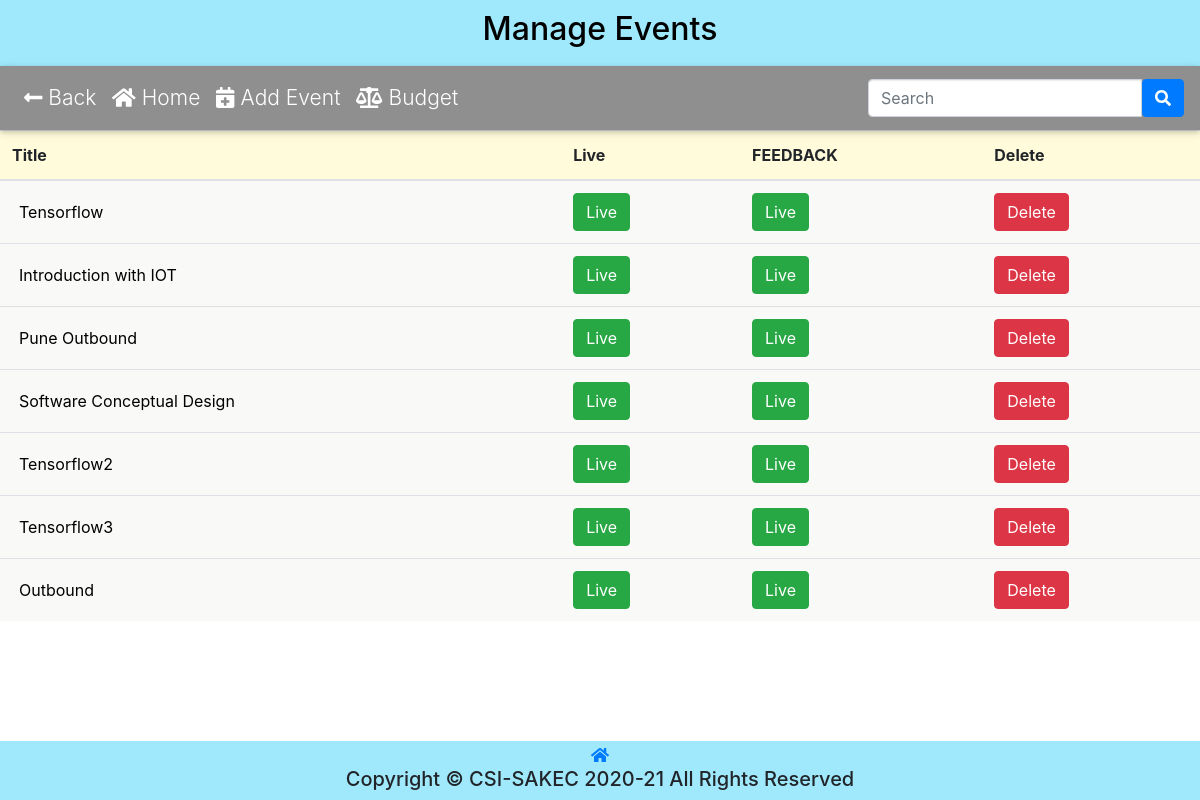
Screenshot of /Eventmanagement/eventmanagement.php (signed in) with the database file from the repository.
### tables this page shows
CREATE TABLE `csi_event` (
  `id` int(11) NOT NULL,
  `title` varchar(225) NOT NULL,
  `subtitle` varchar(255) NOT NULL,
  `banner` varchar(256) NOT NULL,
  `e_from_date` date NOT NULL,
  `e_to_date` date NOT NULL,
  `e_from_time` time NOT NULL,
  `e_to_time` time NOT NULL,
  `e_description` text NOT NULL,
  `fee_m` int(5) NOT NULL,
  `fee` int(5) NOT NULL,
  `live` tinyint(1) NOT NULL,
  `feedback` tinyint(4) NOT NULL,
  `selfie` tinyint(4) NOT NULL
);

### config.php (called while the page is built, shortened)
<?php
    $conn = mysqli_connect(DB_SERVER, DB_USERNAME, DB_PASSWORD, DB_NAME);
    function execute($sql){
        global $conn;
        return mysqli_query($conn, $sql);
    }
    function getValue($sql){
        return mysqli_fetch_assoc(execute($sql));
    }
?>

### Eventmanagement/eventmanagement.php (the view, shortened to what this page needs)
<!DOCTYPE html>
<html lang="en" xmlns="http://www.w3.org/1999/xhtml">
<head>
    <link rel="stylesheet" href="../css/membership.css?v=<?php echo time(); ?>">
    <link rel="stylesheet" href="../plugins/bootstrap-4.6.0-dist/css/bootstrap.min.css">
    <?php
    require_once "../config.php";
    $access = NULL;
    if (isset($_SESSION["role_id"])) {
        $role_id = $_SESSION["role_id"];
        $access = getValue("SELECT * FROM `csi_role` WHERE `csi_role`.`id`=$role_id");
    }
    $to_search = "";
    ?>
</head>
<body>
    <header>
        <h2 style="text-align: center;">Manage Events</h2>
    </header>
    <nav class="navbar navbar-expand-lg navbar-dark default-color sticky-top">
        <div class="collapse navbar-collapse" id="navbarSupportedContent-333">
            <ul class="navbar-nav mr-auto">
                <li class="nav-item">
                    <a class="nav-link" href="../index.php"><i class="fas fa-long-arrow-alt-left"></i> Back</a>
                </li>
                <li class="nav-item">
                    <a class="nav-link" href="../index.php"><i class="fas fa-home"></i> Home</a>
                </li>
                <?php
                if (isset($access) && $access['add_event'] == 1) {
                ?>
                    <li class="nav-item">
                        <a class="nav-link" href="addevent.php"><i class="fas fa-calendar-plus"></i> Add Event</a>
                    </li>
                <?php
                }
                if (isset($access) && $access['budget'] == 1) {
                ?>
                    <li class="nav-item">
                        <a class="nav-link" href="budget.php"><i class="fas fa-balance-scale"></i> Budget</a>
                    </li>
                <?php
                }
                ?>
            </ul>
            <ul class="navbar-nav ml-auto nav-flex-icons">
                <form action="<?php echo htmlspecialchars($_SERVER["PHP_SELF"]); ?>" method="POST">
                    <div class="input-group">
                        <input type="search" onkeyup="SearchFunction()" id="form1" name="search" placeholder="Search" class="form-control" />
                        <button id="search-button" type="submit" class="btn btn-primary">
                            <i class="fas fa-search"></i>
                        </button>
                    </div>
                </form>
            </ul>
        </div>
    </nav>
    <table class="table" id="eventsTable">
        <thead class="table-head">
            <tr>
                <th scope="col">Title</th>
                <?php
                if (isset($access) &&$access['manage_event'] == 1) {
                ?>
                    <th>Live</th>
                    <th>FEEDBACK</th>
                    <th>Delete</th>
                <?php
                }
                ?>
            </tr>
        </thead>
        <tbody>
            <div class="table-content" style="font-size: large;">
                <?php
                $query = execute( "SELECT * FROM `csi_event` WHERE LOWER(`title`) LIKE '%$to_search%' ");
                if (mysqli_num_rows($query) > 0) {
                    while ($row = mysqli_fetch_assoc($query)) {
                ?>
                        <tr>
                            <th scope="row">
                                <form action="managementevent.php" method="GET">
                                    <button type="submit" class="textbutton"><?php echo $row['title']; ?></button>
                                </form>
                            </th>
                            <?php
                            if (isset($access) && $access['manage_event'] == 1) {
                                if ($row['live'] == 1) {
                            ?>
                                    <td>
                                        <div id="live">
                                            <form action="<?php echo htmlspecialchars($_SERVER["PHP_SELF"]); ?>" method="post">
                                                <button type="submit" class="btn btn-success">Live</button>
                                            </form>
                                        </div>
                                    </td>
                                <?php
                                }
                                if ($row['feedback'] == 1) {
                                ?>
                                    <td>
                                        <div id="live">
                                            <form action="<?php echo htmlspecialchars($_SERVER["PHP_SELF"]); ?>" method="post">
                                                <button type="submit" class="btn btn-success">Live</button>
                                            </form>
                                        </div>
                                    </td>
                                <?php
                                }
                                ?>
                                <td>
                                    <form action="<?php echo htmlspecialchars($_SERVER["PHP_SELF"]); ?>" method="post">
                                        <button type="submit" name="delete_event_btn" class="btn btn-danger"> Delete</button>
                                    </form>
                                </td>
                            <?php
                            }
                            ?>
                    <?php
                    }
                } else {
                    echo "<td>No Record Found</td><td/><td/><td/><td/><td/><td/><td/>";
                }
                    ?>
            </div>
        </tbody>
    </table>
    <div class="spacer" style="height:30px;"></div>
    <div class="spacer" style="height:10px;"></div>
    <div class="footer">
        <div class="spacer" style="height:2px;"></div>
        <a href="index.php"><i class="fas fa-home"></i></a>
        <h5>Copyright &copy; CSI-SAKEC 2020-21 All Rights Reserved</h5>
    </div>
</body>
</html>

### css/membership.css (style rules this page uses)
body { text-align: center; background-color: #fffdeb; font-family: -apple-system,BlinkMacSystemFont,"Segoe UI",Roboto,"Helvetica Neue",Arial,"Noto Sans",sans-serif,"Apple Color Emoji","Segoe UI Emoji","Segoe UI Symbol","Noto Color Emoji"; margin: 0; color: white; padding: 0; color: black; }
header { color: black; background-color: #a0e9fd; padding: 10px; }
.footer { text-align: center; background-color: #a0e9fd; left: 0; bottom: 0; width: 100%; z-index: 1; }
.input-group .form-control { position: relative; z-index: 2; float: left; width: 50%; margin-bottom: 0; }
.form-control { display: block; width: 50%; height: 34px; padding: 6px 12px; font-size: 14px; line-height: 1.42857143; color: #555; background-color: #fff; background-image: none; border: 1px solid #ccc; border-radius: 4px; -webkit-box-shadow: inset 0 1px 1px rgb(0 0 0 / 8%); box-shadow: inset 0 1px 1px rgb(0 0 0 / 8%); -webkit-transition: border-color ease-in-out .15s, -webkit-box-shadow ease-in-out .15s; -o-transition: border-color ease-in-out .15s, box-shadow ease-in-out .15s; transition: border-color ease-in-out .15s, box-shadow ease-in-out .15s; }
.table thead th { vertical-align: bottom; border-bottom: 2px solid #dee2e6; background: #fffbdb; }
.table { width: 100%; margin-bottom: 0rem; color: #212529; background: #f9f9f7; }
@media only screen and (min-width: 600px) { .footer { position: fixed; } }
@media only screen and (max-width: 1200px) { .navbar { font-weight: 300; -webkit-box-shadow: 0 2px 5px 0 rgba(0, 0, 0, 0.16), 0 2px 10px 0 rgba(0, 0, 0, 0.12); box-shadow: 0 2px 5px 0 rgba(0, 0, 0, 0.16), 0 2px 10px 0 rgba(0, 0, 0, 0.12); font-size: 21px; } }
.navbar.navbar-dark .navbar-nav .nav-item .nav-link { color: #ffffff; -webkit-transition: .35s; transition: .35s; }
.default-color { background-color: #00000070 !important; }
.textbutton { cursor: pointer; background: #f9f9f7; padding: 7px; border-radius: 12px; border: none; }

### rows the page displays
csi_event: title "Tensorflow"
csi_event: title "Introduction with IOT"
csi_event: title "Pune Outbound"
csi_event: title "Software Conceptual Design"
csi_event: title "Tensorflow2"
csi_event: title "Tensorflow3"
csi_event: title "Outbound"
